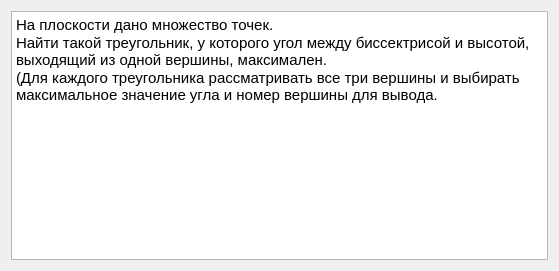
<?xml version="1.0" encoding="UTF-8"?>
<ui version="4.0">
 <class>textWidget</class>
 <widget class="QWidget" name="textWidget">
  <property name="geometry">
   <rect>
    <x>0</x>
    <y>0</y>
    <width>559</width>
    <height>271</height>
   </rect>
  </property>
  <property name="windowTitle">
   <string>Справка</string>
  </property>
  <layout class="QVBoxLayout" name="verticalLayout">
   <item>
    <widget class="QTextEdit" name="textEdit">
     <property name="html">
      <string>&lt;!DOCTYPE HTML PUBLIC &quot;-//W3C//DTD HTML 4.0//EN&quot; &quot;http://www.w3.org/TR/REC-html40/strict.dtd&quot;&gt;
&lt;html&gt;&lt;head&gt;&lt;meta name=&quot;qrichtext&quot; content=&quot;1&quot; /&gt;&lt;style type=&quot;text/css&quot;&gt;
p, li { white-space: pre-wrap; }
&lt;/style&gt;&lt;/head&gt;&lt;body style=&quot; font-family:'Ubuntu'; font-size:11pt; font-weight:400; font-style:normal;&quot;&gt;
&lt;p style=&quot; margin-top:0px; margin-bottom:0px; margin-left:0px; margin-right:0px; -qt-block-indent:0; text-indent:0px;&quot;&gt;На плоскости дано множество точек.&lt;/p&gt;
&lt;p style=&quot; margin-top:0px; margin-bottom:0px; margin-left:0px; margin-right:0px; -qt-block-indent:0; text-indent:0px;&quot;&gt;Найти такой треугольник, у которого угол между биссектрисой и высотой, выходящий из одной вершины, максимален.&lt;/p&gt;
&lt;p style=&quot; margin-top:0px; margin-bottom:0px; margin-left:0px; margin-right:0px; -qt-block-indent:0; text-indent:0px;&quot;&gt;(Для каждого треугольника рассматривать все три вершины и выбирать максимальное значение угла и номер вершины для вывода.&lt;/p&gt;
&lt;p style=&quot;-qt-paragraph-type:empty; margin-top:0px; margin-bottom:0px; margin-left:0px; margin-right:0px; -qt-block-indent:0; text-indent:0px;&quot;&gt;&lt;br /&gt;&lt;/p&gt;&lt;/body&gt;&lt;/html&gt;</string>
     </property>
    </widget>
   </item>
  </layout>
 </widget>
 <resources/>
 <connections/>
</ui>
